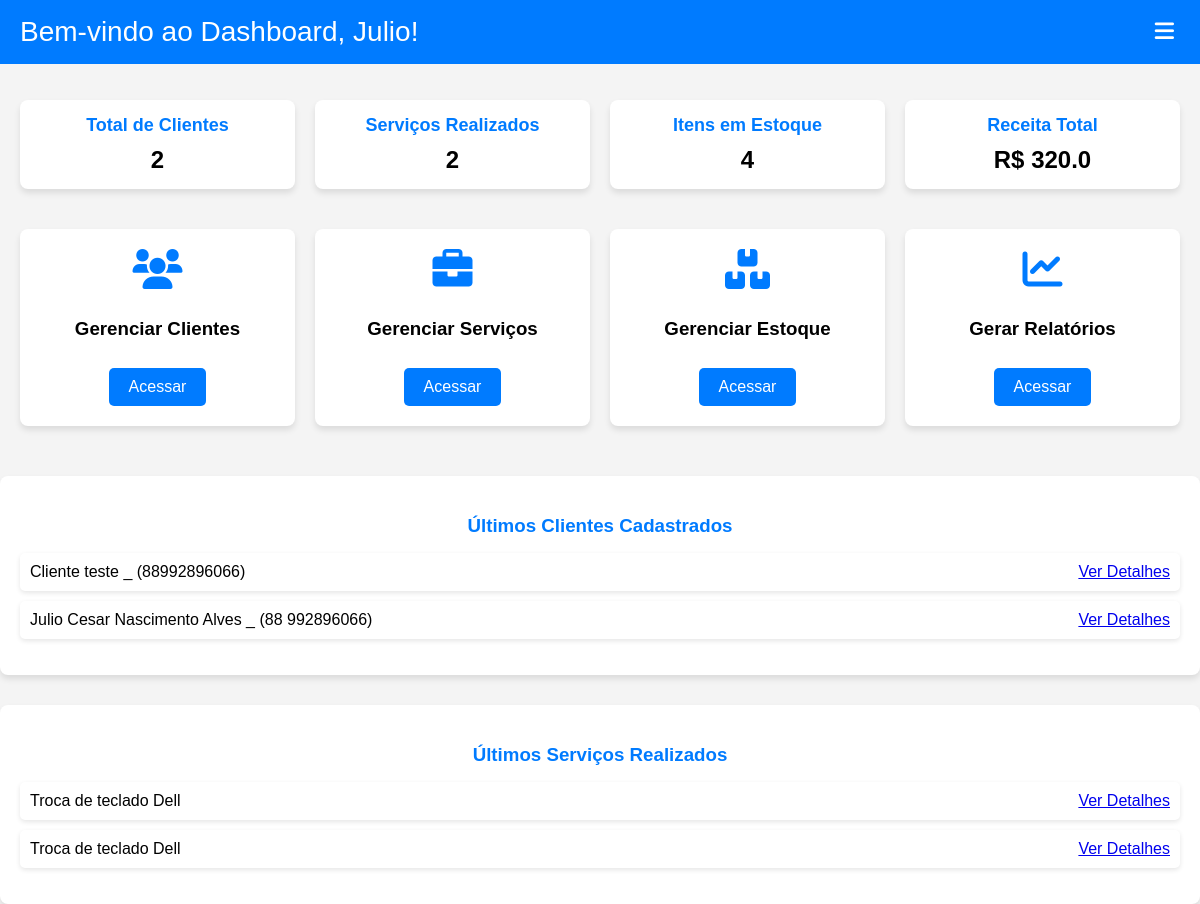
/dashboard (signed in), run on the app's committed database.
### tables this page shows
CREATE TABLE usuarios (
            id INTEGER PRIMARY KEY AUTOINCREMENT,
            usuario TEXT NOT NULL UNIQUE,
            senha TEXT NOT NULL
        , nome TEXT, email TEXT, foto TEXT);

CREATE TABLE clientes (
            id INTEGER PRIMARY KEY AUTOINCREMENT,
            nome TEXT NOT NULL,
            telefone TEXT,
            endereco TEXT
        );

CREATE TABLE "servicos" (
	"id"	INTEGER,
	"cliente_id"	INTEGER,
	"descricao"	TEXT NOT NULL,
	"valor"	REAL NOT NULL,
	"data_servico"	DATETIME NOT NULL DEFAULT CURRENT_TIMESTAMP,
	PRIMARY KEY("id" AUTOINCREMENT)
);

### julio_tech.py (the view)
@app.route("/dashboard")
def dashboard():
    if "usuario" not in session:  # Verifica se o usuário está autenticado
        return redirect(url_for("login"))
    conn = conectar_bd()
    cursor = conn.cursor()
    cursor.execute("SELECT nome FROM usuarios WHERE usuario = ?", (session["usuario"],))
    nome_usuario = cursor.fetchone()
    nome_usuario = nome_usuario[0] if nome_usuario else session["usuario"]  # Padrão para o nome de usuário da sessão
    cursor.execute("SELECT * FROM clientes ORDER BY id DESC LIMIT 5")
    clientes = cursor.fetchall()
    cursor.execute("SELECT * FROM servicos ORDER BY id DESC LIMIT 5")
    servicos = cursor.fetchall()
    cursor.execute("SELECT SUM(quantidade) FROM estoque")
    total_estoque = cursor.fetchone()[0] or 0  # Soma de todas as quantidades dos itens no estoque
    cursor.execute("SELECT SUM(valor) FROM servicos")
    receita_total = cursor.fetchone()[0] or 0  # Evitar erro se não houver serviços
    cursor.execute("SELECT COUNT(*) FROM clientes")
    total_clientes = cursor.fetchone()[0]
    cursor.execute("SELECT COUNT(*) FROM servicos")
    total_servicos = cursor.fetchone()[0]
    conn.close()
    return render_template(
        "dashboard.html",
        usuario=nome_usuario,           # Nome completo ou nome de usuário
        total_clientes=total_clientes,  # Contagem de clientes
        total_servicos=total_servicos,  # Contagem de serviços
        total_estoque=total_estoque,    # Quantidade total de itens no estoque
        receita_total=receita_total,    # Total de receita
        clientes=clientes,              # Últimos 5 clientes
        servicos=servicos               # Últimos 5 serviços
    )

### julio_tech.py (called while the page is built)
def conectar_bd():
    return sqlite3.connect(DB_FILE)

### templates/dashboard.html (shortened to what this page needs)
<!DOCTYPE html>
<html lang="pt-br">
<head>
    <link rel="stylesheet" href="https://cdnjs.cloudflare.com/ajax/libs/font-awesome/6.0.0-beta3/css/all.min.css">
</head>
<body>
    <nav>
        <h1>Bem-vindo ao Dashboard, {{ usuario }}!</h1>
        <div class="dropdown">
            <button aria-label="Menu" onclick="toggleMenu()">
                     <i class="fas fa-bars"></i>
            </button>
        </div>
    </nav>
    <div class="stats">
        <div class="stat-item">
            <h3>Total de Clientes</h3>
            <p>{{ total_clientes }}</p>
        </div>
        <div class="stat-item">
            <h3>Serviços Realizados</h3>
            <p>{{ total_servicos }}</p>
        </div>
        <div class="stat-item">
            <h3>Itens em Estoque</h3>
            <p>{{ total_estoque or 0 }}</p>
        </div>
        <div class="stat-item">
            <h3>Receita Total</h3>
            <p>R$ {{ receita_total }}</p>
        </div>
    </div>
    <div class="card-grid">
        <div class="card">
            <i class="fas fa-users"></i>
            <h3>Gerenciar Clientes</h3>
            <a href="/clientes">Acessar</a>
        </div>
        <div class="card">
            <i class="fas fa-briefcase"></i>
            <h3>Gerenciar Serviços</h3>
            <a href="/servicos">Acessar</a>
        </div>
        <div class="card">
            <i class="fas fa-boxes"></i>
            <h3>Gerenciar Estoque</h3>
            <a href="/estoque">Acessar</a>
        </div>
        <div class="card">
            <i class="fas fa-chart-line"></i>
            <h3>Gerar Relatórios</h3>
            <a href="/relatorios">Acessar</a>
        </div>
    </div>
    <div class="clientes-list">
        <h3>Últimos Clientes Cadastrados</h3>
        <ul>
            {% for cliente in clientes %}
                <li>
                    <span>{{ cliente[1] }} _ ({{ cliente[2] }})</span>
                    <a href="/clientes/{{ cliente[0] }}" class="btn">Ver Detalhes</a>
                </li>
            {% endfor %}
        </ul>
    </div>
    <div class="servicos-list">
        <h3>Últimos Serviços Realizados</h3>
        <ul>
            {% for servico in servicos %}
                <li>
                    <span>{{ servico[2] }}</span>
                    <a href="{{ url_for('detalhes_servico', id=servico[0]) }}" class="btn">Ver Detalhes</a>
                </li>
            {% endfor %}
        </ul>
    </div>
</body>
</html>

### templates/dashboard.html (style rules this page uses)
nav { background-color: #007bff; color: white; padding: 16px 20px; position: fixed; top: 0; left: 0; width: 100%; z-index: 1000; display: flex; justify-content: space-between; align-items: center; padding-right: 0px; }
nav h1 { font-size: calc(16px + 1vw); margin: 0; text-align: center; font-weight: normal; flex-grow: 0; }
.dropdown { position: relative; display: inline-block; }
.dropdown button { background: none; border: none; color: white; font-size: calc(16px + 0.5vw); cursor: pointer; margin-right: 40px; }
body { font-family: Arial, sans-serif; margin: 0; padding-top: 80px; background-color: #f4f4f4; }
.stats { display: flex; justify-content: space-around; padding: 20px; gap: 20px; }
.stat-item { background: white; padding: 15px 20px; border-radius: 8px; text-align: center; box-shadow: 0 4px 6px rgba(0, 0, 0, 0.1); flex: 1; }
.stat-item h3 { margin: 0; font-size: 18px; color: #007bff; }
.stat-item p { font-size: 24px; font-weight: bold; margin: 10px 0 0; }
.card-grid { display: grid; grid-template-columns: repeat(auto-fit, minmax(200px, 1fr)); gap: 20px; padding: 20px; }
.card { background: white; border-radius: 8px; box-shadow: 0 4px 6px rgba(0, 0, 0, 0.1); text-align: center; padding: 20px; transition: transform 0.3s; }
.card i { font-size: 40px; margin-bottom: 10px; color: #007bff; }
.card a { text-decoration: none; color: white; background: #007bff; padding: 10px 20px; border-radius: 5px; display: inline-block; margin-top: 10px; }
.clientes-list, .servicos-list { margin-top: 30px; padding: 20px; background-color: white; box-shadow: 0 4px 6px rgba(0, 0, 0, 0.1); border-radius: 8px; }
.clientes-list h3, .servicos-list h3 { text-align: center; margin-bottom: 15px; color: #007bff; }
.clientes-list ul, .servicos-list ul { list-style-type: none; padding: 0; }
.clientes-list li, .servicos-list li { background-color: #fff; padding: 10px; border-radius: 5px; margin-bottom: 10px; box-shadow: 0 2px 5px rgba(0, 0, 0, 0.1); display: flex; justify-content: space-between; align-items: center; }

### data on the page
usuarios: nome "Julio"
clientes: nome "Cliente teste", telefone "88992896066"
clientes: nome "Julio Cesar Nascimento Alves", telefone "88 992896066"
servicos: descricao "Troca de teclado Dell"
servicos: descricao "Troca de teclado Dell"

### other printed values
{{ total_clientes }} "2"
{{ total_servicos }} "2"
{{ total_estoque or 0 }} "4"
{{ receita_total }} "320.0"
